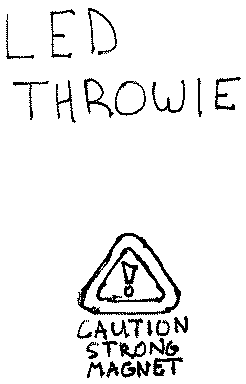
#> input picture cover.png, 246 x 384 px
$ python print.py cover.png
#> lines starting #> are read from the running program, lines starting #| are printed output that depends on the picture; after the words box and inside, x2 and y2 are one past the last pixel; in counts of white or black regions, pixels touching at a corner belong together
#!/usr/bin/env python
from serial import Serial
from PIL import Image
from time import sleep

EMPH = 0b00001000
TALL = 0b00010000
WIDE = 0b00100000

ROW = (
    0x12,  # [DC2]
    '*',
    1, # height
    48,  # width
)

def print_im(f, ser, rotate=True, black=1):
#> called with f = 'cover.png', rotate = True, black = 1
    im = Image.open(f)
#> im is the input picture: PIL image 246x384 P; 93.8% white; 32 black regions (3 under 20 px), largest, box (x1, y1, x2, y2) and area: (77, 233, 181, 315) 1045, (96, 247, 166, 303) 654, (121, 261, 138, 298) 262
    if rotate:
        im = im.rotate(-90, expand=True)
#> im: PIL image 384x246 P; 93.8% white; 32 black regions (3 under 20 px), largest, box (x1, y1, x2, y2) and area: (69, 77, 151, 181) 1045, (81, 96, 137, 166) 654, (86, 121, 123, 138) 262

    dots = 18
    heatTime = 127
    heatInterval = 100
    ser.write([
        27,
        55,
        dots,
        heatTime,
        heatInterval,
    ])

    printDensity = 0b001
    printBreakTime = 0b00001
    ser.write([
        18,
        35,
        (printDensity << 5) | printBreakTime,
    ])

    for y in range(im.size[1]):
        out = list(ROW)
        for xi in range(0, im.size[0], 8):
            b = 0
            for i in range(8):
                b <<= 1
                px = im.getpixel((xi + i, y))
                blk = px == black
                b |= blk
            out.append(b)
        ser.write(out)
        sleep(0.06)


def print_break(ser, n=2):
    ser.write('\n' * n);

CHUNK_SIZE = 300
def text(t, s):
    whole_chunks = len(t) // CHUNK_SIZE  # max 800 characters at a time
    for i in range(whole_chunks):
        s.write(t[i * CHUNK_SIZE:(i+1) * CHUNK_SIZE])
        sleep(0.008 * CHUNK_SIZE)
    remainders = len(t) % CHUNK_SIZE
    if remainders > 0:
        s.write(t[whole_chunks * CHUNK_SIZE:])
    sleep(0.005 * remainders)

def title(t, s, n=2):
    print_break(s, 1)
    if n == 1:
        s.write([27, '!', EMPH | TALL | WIDE])
    elif n == 2:
        s.write([27, 'a', 1])  # center
        s.write([27, '!', EMPH])  # bold
        s.write([29, 'B', 1])  # invert
    else:
        s.write([27, 'a', 1])  # center

    s.write(' {} \n'.format(t))

    s.write([27, '!', 0])  # unformat
    s.write([29, 'B', 0])  # uninvert
    s.write([27, 'a', 0])  # left

    print_break(s, 1)

def page(f, s):
    print_im(f, s)
    print_break(s, 4)
    sleep(0.6)

if __name__ == '__main__':
    import sys
    s = Serial(sys.argv[1], 19200)
    sleep(0.3)
    while True:
        title('throwie kit/zine v0.2\nby @uniphil', s, 3)
        print_break(s, 3)
        page('cover.png', s)
        text("""\
"LED Throwies are an inexpensive
way to add color to any ferro-
magnetic surface in your neigh-
bourhood. A Throwie consists of
a lithium battery, an LED, and a
strong magnet taped together.
Throw it up high and in quantity
to impress your friends and city
officials.
        -- Graffiti Research Lab
""", s)
        print_break(s, 1)
        print_im('throwies-smol.png', s, False, black=0)
#> call 2 of print_im, with f = 'throwies-smol.png', rotate = False, black = 0
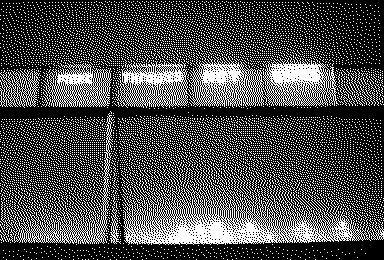
#> input picture throwies-smol.png, 384 x 260 px
#> in print_im, im is the input picture: PIL image 384x260 P; 29.5% white in thin lines or dots
        text("""\
   "Make Throwies Not Bombs"
""", s)

        print_break(s, 3)
        page('0-contents.png', s)
#> call 3 of print_im, with f = '0-contents.png', rotate = True, black = 1
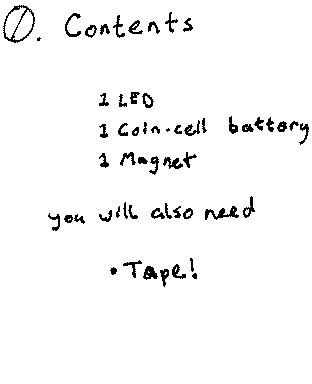
#> input picture 0-contents.png, 312 x 384 px
#> in print_im, im is the input picture: PIL image 312x384 P; 96.7% white; black in thin lines or dots, all inside (x1, y1, x2, y2) = (3, 5, 309, 287)
#> in print_im (call 3), `im = im.rotate(-90, expand=True)`: im: PIL image 384x312 P; 96.7% white; black in thin lines or dots, all inside (x1, y1, x2, y2) = (97, 3, 379, 309)
        page('1-led.png', s)
#> call 4 of print_im, with f = '1-led.png', rotate = True, black = 1
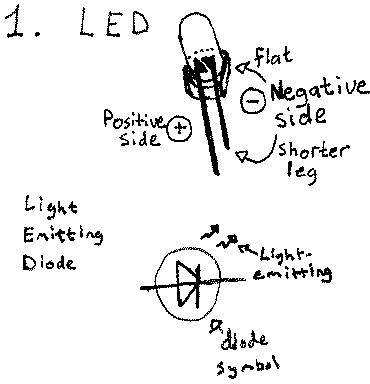
#> input picture 1-led.png, 370 x 384 px
#> in print_im, im is the input picture: PIL image 370x384 P; 93.4% white; 101 black regions (21 under 20 px), largest, box (x1, y1, x2, y2) and area: (178, 12, 231, 176) 2258, (140, 247, 246, 322) 1100, (150, 115, 192, 142) 248
#> in print_im (call 4), `im = im.rotate(-90, expand=True)`: im: PIL image 384x370 P; 93.4% white; 101 black regions (21 under 20 px), largest, box (x1, y1, x2, y2) and area: (208, 178, 372, 231) 2258, (62, 140, 137, 246) 1100, (242, 150, 269, 192) 248
        page('2-battery.png', s)
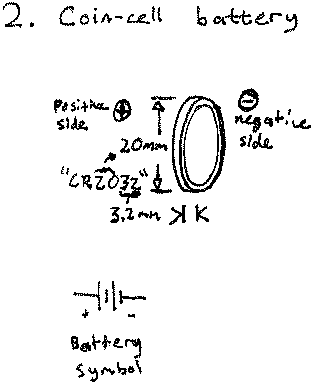
#> input picture 2-battery.png, 313 x 384 px
#> in print_im, im is the input picture: PIL image 313x384 P; 94.3% white; black in thin lines or dots
#> in print_im (call 5), `im = im.rotate(-90, expand=True)`:
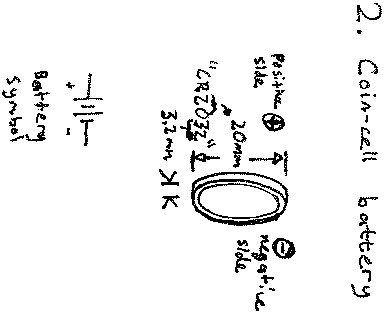
#> im: PIL image 384x313 P; 94.3% white; black in thin lines or dots
        page('3-circuit.png', s)
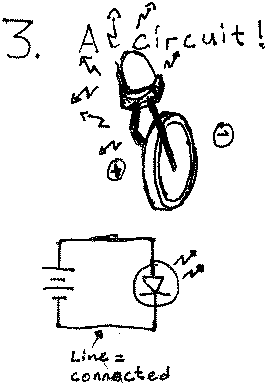
#> input picture 3-circuit.png, 267 x 384 px
#> in print_im, im is the input picture: PIL image 267x384 P; 91.9% white; 51 black regions (11 under 20 px), largest, box (x1, y1, x2, y2) and area: (115, 34, 198, 211) 3613, (42, 234, 179, 332) 1559, (2, 18, 33, 59) 230
#> in print_im (call 6), `im = im.rotate(-90, expand=True)`:
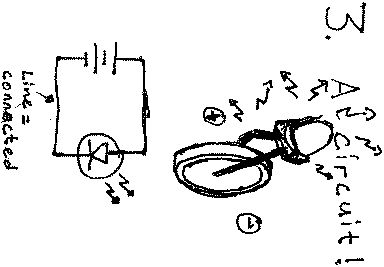
#> im: PIL image 384x267 P; 91.9% white; 51 black regions (11 under 20 px), largest, box (x1, y1, x2, y2) and area: (173, 115, 350, 198) 3613, (52, 42, 150, 179) 1559, (325, 2, 366, 33) 230
#> (the run stopped early here; a loop or call above may not have finished)
